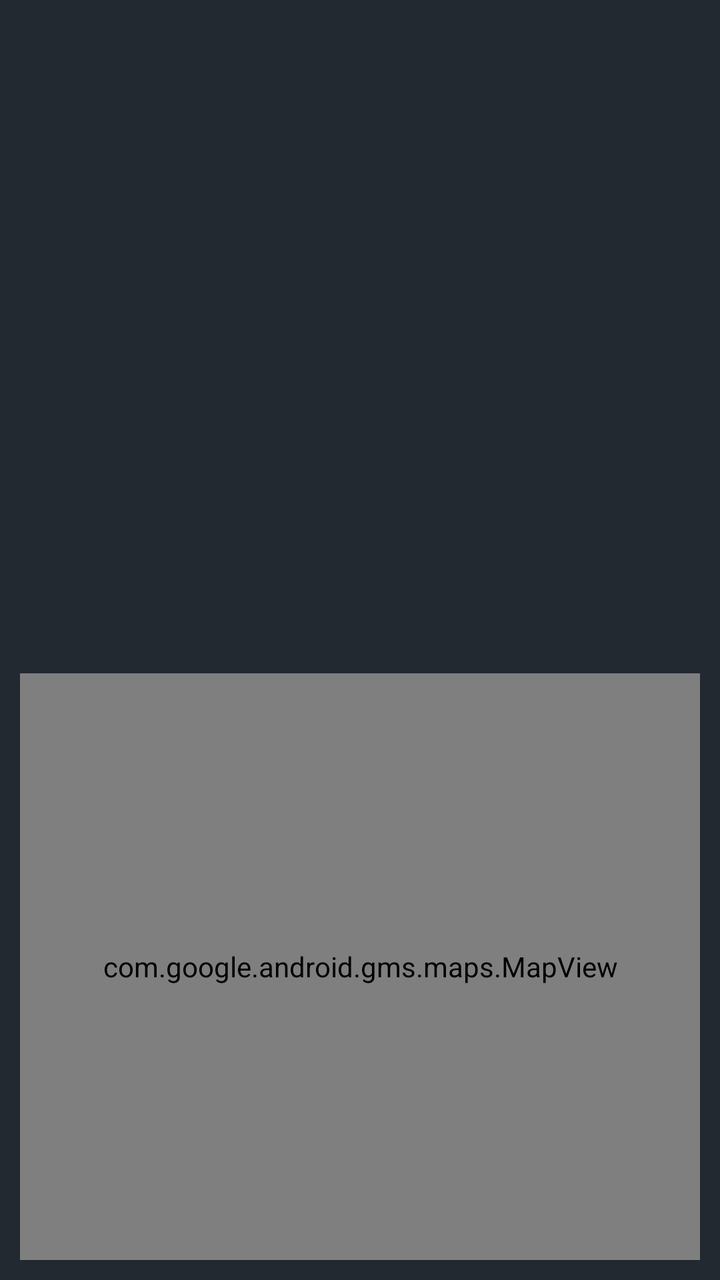
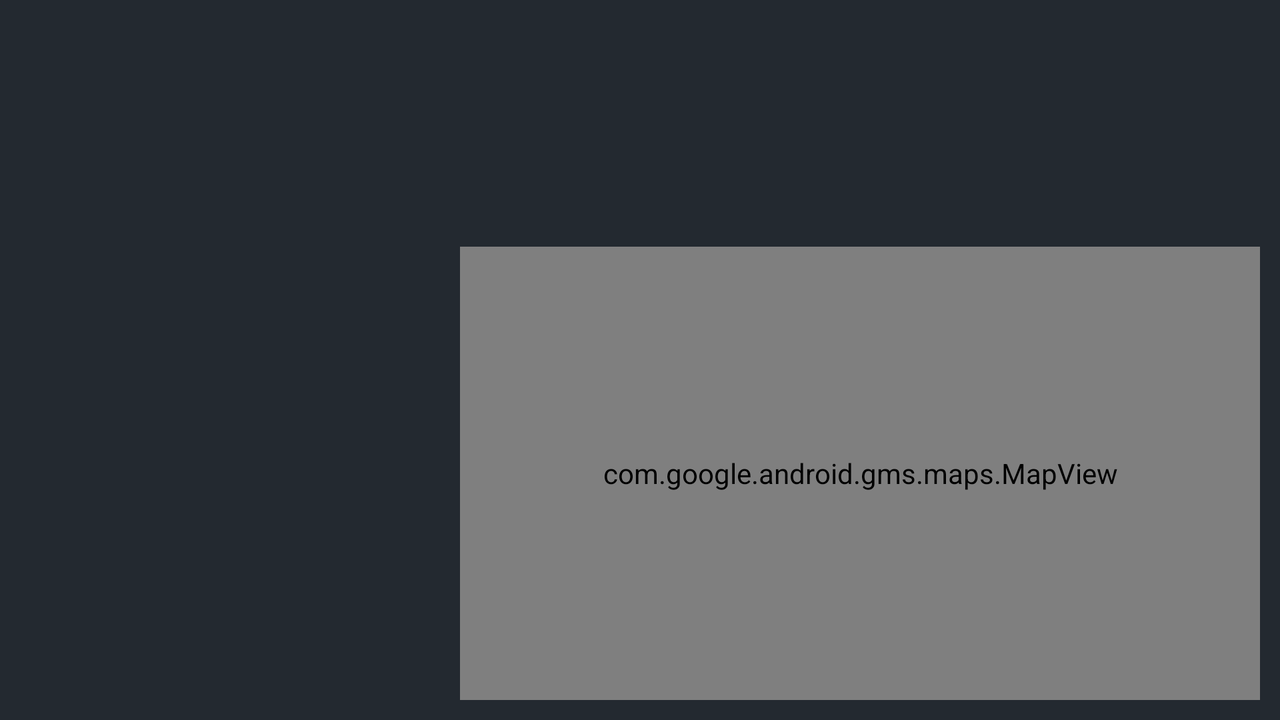

Two renders of one Android screen. The first uses the default layout on a phone; the second uses the alternative layout the repository ships for a different screen configuration, on a matching device. The two XML files are below.
<!-- AndroidManifest.xml: application theme Theme.WorldCup2022 -->
<!-- res/layout/fragment_stadium.xml -->
<?xml version="1.0" encoding="utf-8"?>
<LinearLayout
    xmlns:android="http://schemas.android.com/apk/res/android"
    android:background="@color/dark_gray"
    android:layout_height="match_parent"
    android:layout_width="match_parent"
    android:orientation="vertical">

    <TextView
        android:fontFamily="@font/font1italic"
        android:id="@+id/name"
        android:layout_height="wrap_content"
        android:layout_width="match_parent"
        android:paddingHorizontal="10dp"
        android:paddingVertical="30dp"
        android:textColor="@color/white"
        android:textSize="40dp" />

    <TextView
        android:fontFamily="@font/font1"
        android:id="@+id/location"
        android:layout_height="wrap_content"
        android:layout_width="match_parent"
        android:paddingHorizontal="10dp"
        android:paddingVertical="10dp"
        android:textColor="@color/cyan"
        android:textSize="20dp" />

    <LinearLayout
        android:gravity="center"
        android:layout_height="match_parent"
        android:layout_width="match_parent"
        android:orientation="vertical">

        <LinearLayout
            android:id="@+id/image"
            android:layout_height="0dp"
            android:layout_margin="10dp"
            android:layout_weight="1"
            android:layout_width="wrap_content"
            android:orientation="vertical" />

        <com.google.android.gms.maps.MapView
            android:id="@+id/mapView"
            android:layout_height="0dp"
            android:layout_margin="10dp"
            android:layout_weight="2"
            android:layout_width="match_parent" />

    </LinearLayout>

</LinearLayout>
<!-- resources referenced by this layout -->
<resources>
  <color name="cyan">#ff00ADB5</color>
  <color name="dark_gray">#ff232930</color>
  <color name="white">#FFFFFFFF</color>
  <style name="Theme.WorldCup2022" parent="Theme.MaterialComponents.DayNight.DarkActionBar">
          
          <item name="colorPrimary">@color/purple_500</item>
          <item name="colorPrimaryVariant">@color/purple_700</item>
          <item name="colorOnPrimary">@color/white</item>
          
          <item name="colorSecondary">@color/teal_200</item>
          <item name="colorSecondaryVariant">@color/teal_700</item>
          <item name="colorOnSecondary">@color/black</item>
          
          <item name="android:statusBarColor" tools:targetApi="l">?attr/colorPrimaryVariant</item>
          
      </style>
  <color name="purple_500">#FF6200EE</color>
  <color name="purple_700">#FF3700B3</color>
  <color name="teal_200">#FF03DAC5</color>
  <color name="teal_700">#FF018786</color>
  <color name="black">#FF000000</color>
</resources>
<!-- res/layout-land/fragment_stadium.xml (the repository's variant of the layout above) -->
<!-- drawn on the phone turned sideways -->
<?xml version="1.0" encoding="utf-8"?>
<LinearLayout
    xmlns:android="http://schemas.android.com/apk/res/android"
    android:background="@color/dark_gray"
    android:layout_height="match_parent"
    android:layout_width="match_parent"
    android:orientation="vertical">

    <LinearLayout
        android:layout_width="match_parent"
        android:layout_height="wrap_content"
        android:orientation="horizontal">

        <TextView
            android:fontFamily="@font/font1italic"
            android:id="@+id/name"
            android:layout_height="wrap_content"
            android:layout_width="wrap_content"
            android:paddingHorizontal="10dp"
            android:paddingVertical="30dp"
            android:textColor="@color/white"
            android:textSize="40dp" />

        <TextView
            android:fontFamily="@font/font1"
            android:id="@+id/location"
            android:layout_height="wrap_content"
            android:layout_width="wrap_content"
            android:paddingHorizontal="10dp"
            android:paddingVertical="10dp"
            android:textColor="@color/cyan"
            android:textSize="20dp" />

    </LinearLayout>

    <LinearLayout
        android:gravity="center"
        android:layout_height="match_parent"
        android:layout_width="match_parent"
        android:orientation="horizontal">

        <LinearLayout
            android:id="@+id/image"
            android:layout_height="match_parent"
            android:layout_margin="10dp"
            android:layout_weight="1"
            android:layout_width="0dp"
            android:orientation="vertical" />

        <com.google.android.gms.maps.MapView
            android:id="@+id/mapView"
            android:layout_height="match_parent"
            android:layout_margin="10dp"
            android:layout_weight="2"
            android:layout_width="0dp" />

    </LinearLayout>

</LinearLayout>
